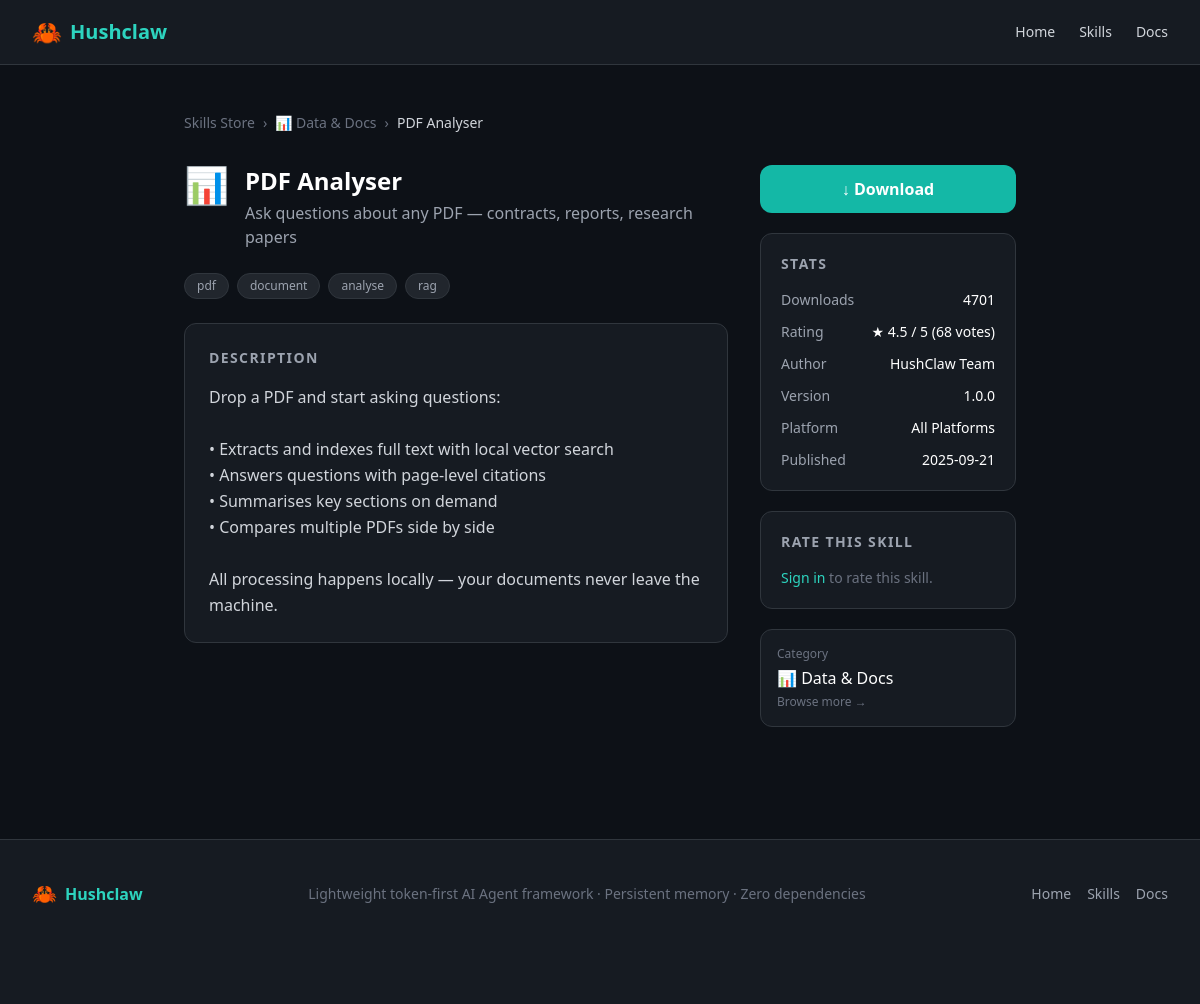
The page /skills/7 on the database its author committed.
### app/models.py (models this page shows, shortened)
class Category(Base):
    __tablename__ = "categories"
    id = Column(Integer, primary_key=True, index=True)
    name = Column(String(100), nullable=False)
    slug = Column(String(100), unique=True, nullable=False)
    icon = Column(String(10), default="📦")
    created_at = Column(DateTime, default=datetime.utcnow)
    skills = relationship("Skill", back_populates="category")

class Skill(Base):
    __tablename__ = "skills"
    id = Column(Integer, primary_key=True, index=True)
    title = Column(String(200), nullable=False)
    description = Column(Text, nullable=False)
    short_desc = Column(String(300), nullable=False)
    category_id = Column(Integer, ForeignKey("categories.id"), nullable=False)
    platform = Column(String(20), default="all")  # all / mac / windows
    install_count = Column(Integer, default=0)
    rating_sum = Column(Integer, default=0)
    rating_count = Column(Integer, default=0)
    author = Column(String(100), default="Hushclaw Team")
    tags = Column(String(500), default="")
    is_active = Column(Boolean, default=True)
    created_at = Column(DateTime, default=datetime.utcnow)
    client_id = Column(String(36), index=True, nullable=True)
    user_id = Column(Integer, ForeignKey("users.id"), nullable=True, index=True)
    skill_slug = Column(String(200), index=True, nullable=True)
    content_hash = Column(String(64), index=True, nullable=True)
    version = Column(String(20), default="1.0.0")
    status = Column(String(20), default="pending")  # pending / approved / rejected
    review_note = Column(Text, nullable=True)
    source_file = Column(Text, nullable=True)
    parent_id = Column(Integer, ForeignKey("skills.id"), nullable=True)
    category = relationship("Category", back_populates="skills")
    ratings = relationship("Rating", back_populates="skill")
    submitter = relationship("User", foreign_keys=[user_id])

### app/routes/skills.py (the view)
@router.get("/skills/{skill_id}", response_class=HTMLResponse)
async def skill_detail(
    request: Request,
    skill_id: int,
    db: Session = Depends(get_db),
    current_user: User = Depends(get_current_user),
):
    skill = db.query(Skill).filter(
        Skill.id == skill_id, Skill.is_active == True, Skill.status == "approved"
    ).first()
    if not skill:
        raise HTTPException(status_code=404, detail="Skill not found")
    user_rating = 0
    if current_user:
        rating_row = db.query(Rating).filter(
            Rating.skill_id == skill_id, Rating.user_id == current_user.id
        ).first()
        user_rating = rating_row.score if rating_row else 0
    else:
        client_ip = request.client.host
        rating_row = db.query(Rating).filter(
            Rating.skill_id == skill_id, Rating.ip_address == client_ip
        ).first()
        user_rating = rating_row.score if rating_row else 0
    return templates.TemplateResponse(
        "skills/detail.html",
        {
            "request": request,
            "skill": skill,
            "user_rating": user_rating,
            "current_user": current_user,
        },
    )

### app/templates/skills/detail.html (shortened to what this page needs)
{% extends "base.html" %}
{% block content %}
<div class="max-w-4xl mx-auto px-4 sm:px-6 lg:px-8 py-12">
  <nav class="flex items-center gap-2 text-sm text-gray-500 mb-8">
    <a href="/skills" class="hover:text-teal-400 transition-colors">Skills Store</a>
    <span>›</span>
    <a href="/skills?category={{ skill.category.slug }}" class="hover:text-teal-400 transition-colors">
      {{ skill.category.icon }} {{ skill.category.name }}
    </a>
    <span>›</span>
    <span class="text-gray-300">{{ skill.title }}</span>
  </nav>
  <div class="grid grid-cols-1 lg:grid-cols-3 gap-8">
    <div class="lg:col-span-2">
      <div class="flex items-start gap-4 mb-6">
        <div class="text-4xl shrink-0">{{ skill.category.icon }}</div>
        <div>
          <h1 class="text-2xl font-bold text-white">{{ skill.title }}</h1>
          <p class="text-gray-400 mt-1">{{ skill.short_desc }}</p>
        </div>
      </div>
      {% if skill.tag_list %}
      <div class="flex flex-wrap gap-2 mb-6">
        {% for tag in skill.tag_list %}
        <span class="text-xs bg-navy-700 text-gray-400 px-3 py-1 rounded-full border border-navy-600">{{ tag }}</span>
        {% endfor %}
      </div>
      {% endif %}
      <div class="bg-navy-800 border border-navy-600 rounded-xl p-6 mb-6">
        <h2 class="text-sm font-semibold text-gray-400 uppercase tracking-widest mb-4">Description</h2>
        <div class="text-gray-300 leading-relaxed whitespace-pre-line">{{ skill.description }}</div>
      </div>
    </div>
    <div class="space-y-5">
      <button
        id="download-btn"
        data-skill-id="{{ skill.id }}"
        data-skill-title="{{ skill.title }}"
        class="w-full py-3 rounded-xl bg-teal-500 hover:bg-teal-400 text-white font-semibold
               transition-colors focus:outline-none focus:ring-2 focus:ring-teal-400"
      >
        ↓ Download
      </button>
      <div class="bg-navy-800 border border-navy-600 rounded-xl p-5">
        <h3 class="text-sm font-semibold text-gray-400 uppercase tracking-widest mb-4">Stats</h3>
        <div class="space-y-3 text-sm">
          <div class="flex justify-between">
            <span class="text-gray-400">Downloads</span>
            <span id="install-count" class="text-white font-medium">{{ skill.install_count }}</span>
          </div>
          <div class="flex justify-between">
            <span class="text-gray-400">Rating</span>
            <span class="text-white font-medium">
              {% if skill.avg_rating > 0 %}
              ★ {{ skill.avg_rating }} / 5 ({{ skill.rating_count }} votes)
              {% else %}No ratings yet{% endif %}
            </span>
          </div>
          <div class="flex justify-between">
            <span class="text-gray-400">Author</span>
            <span class="text-white font-medium">{{ skill.author }}</span>
          </div>
          <div class="flex justify-between">
            <span class="text-gray-400">Version</span>
            <span class="text-white font-medium">{{ skill.version }}</span>
          </div>
          <div class="flex justify-between">
            <span class="text-gray-400">Platform</span>
            <span class="text-white font-medium">
              {% if skill.platform == 'mac' %}🍎 macOS
              {% elif skill.platform == 'windows' %}🪟 Windows
              {% else %}All Platforms{% endif %}
            </span>
          </div>
          <div class="flex justify-between">
            <span class="text-gray-400">Published</span>
            <span class="text-white font-medium">{{ skill.created_at.strftime('%Y-%m-%d') }}</span>
          </div>
        </div>
      </div>
      <div class="bg-navy-800 border border-navy-600 rounded-xl p-5">
        <h3 class="text-sm font-semibold text-gray-400 uppercase tracking-widest mb-4">Rate this skill</h3>
        {% if current_user %}
        <div id="star-rating" class="flex gap-2 mb-3"
             data-skill-id="{{ skill.id }}" data-user-rating="{{ user_rating }}">
          {% for i in range(1, 6) %}
          <button type="button" class="star text-3xl transition-transform hover:scale-110"
                  data-value="{{ i }}"
                  style="color: {% if i <= user_rating %}#facc15{% else %}#4b5563{% endif %};">★</button>
          {% endfor %}
        </div>
        <div id="rating-feedback" class="text-xs text-gray-500">
          {% if user_rating %}Rated {{ user_rating }} stars — click to change{% else %}Click a star to rate{% endif %}
        </div>
        <div id="rating-result" class="text-sm text-teal-400 mt-2 hidden"></div>
        {% else %}
        <p class="text-gray-500 text-sm">
          <a href="/auth/login" class="text-teal-400 hover:text-teal-300 transition-colors">Sign in</a>
          to rate this skill.
        </p>
        {% endif %}
      </div>
      <a href="/skills?category={{ skill.category.slug }}"
         class="block bg-navy-800 border border-navy-600 hover:border-teal-500 rounded-xl p-4 transition-colors group">
        <p class="text-xs text-gray-500 mb-1">Category</p>
        <p class="text-white font-medium group-hover:text-teal-400 transition-colors">
          {{ skill.category.icon }} {{ skill.category.name }}
        </p>
        <p class="text-xs text-gray-500 mt-1">Browse more →</p>
      </a>
    </div>
  </div>
</div>
{% endblock %}

### rows shown on the page
Category: category.icon "📊", category.name "Data & Docs"
Skill: title "PDF Analyser", short_desc "Ask questions about any PDF — contracts, reports, research papers", description "Drop a PDF and start asking questions: • Extracts and indexes full text with local vector search • Answers questions with page-level citations • Summarises key sections on demand • Compares multiple PDFs side by side All processing happens locally — your documents never leave the machine.", install_count "4701", avg_rating "4.5", rating_count "68", author "HushClaw Team", version "1.0.0", created_at "2025-09-21"

### other values the page prints
{{ tag }} "pdf" "document" "analyse" "rag"
